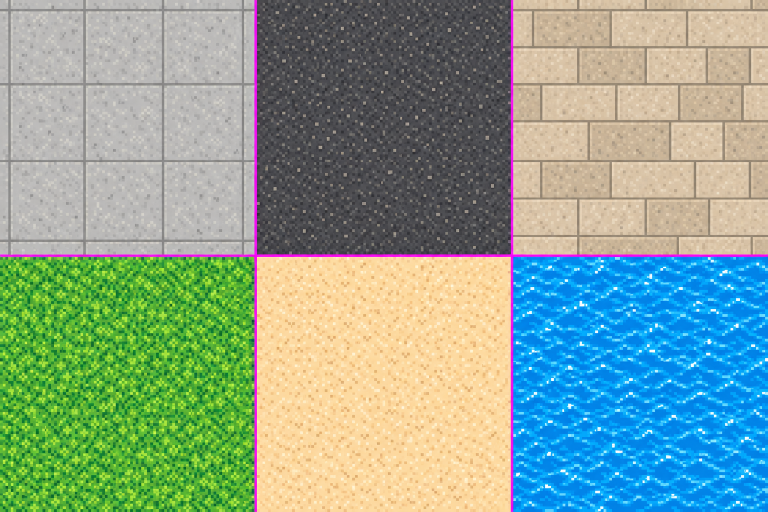
#> input picture art-src/gpt/props/sheet6.png, 1536 x 1024 px, found by its file name (shown at 1/2 size)
$ python gptworld.py
#> lines starting #> are read from the running program, lines starting #| are printed output that depends on the picture
import numpy as np, os
from PIL import Image
T=Image.open('gptprops/sheet6.png').convert('RGB'); W,H=T.size; cw,ch=W//3,H//2
#> further down, T is the input picture: PIL image 1536x1024 RGB; mean R, G, B 137.7, 163.4, 146.6
#> after `W, H = T.size`: W = 1536; H = 1024
#> after `cw, ch = (W // 3, H // 2)`: cw = 512; ch = 512
names=['concrete','asphalt','quay','grass','sand','water']
os.makedirs('gptw',exist_ok=True)
S=32  # texture pixels per tile edge; tiles repeat every 2x2
for k,n in enumerate(names):
    c=T.crop(((k%3)*cw+6,(k//3)*ch+6,(k%3+1)*cw-6,(k//3+1)*ch-6)).resize((2*S,2*S),Image.LANCZOS)
    tex=np.array(c)
    for i in range(2):
        for j in range(2):
            out=np.zeros((16,32,4),np.uint8)
            for py in range(16):
                for px in range(32):
                    X=px+0.5; Y=py+0.5
                    a=(X-16)/32+Y/16; b=Y/16-(X-16)/32
                    if 0<=a<1 and 0<=b<1:
                        out[py,px,:3]=tex[int((j+b)*S)%(2*S), int((i+a)*S)%(2*S)]; out[py,px,3]=255
            Image.fromarray(out).save(f'gptw/t_{n}{i}{j}.png')
    print(n,tex.reshape(-1,3).mean(0).astype(int))
#> this loop made 6 passes
#| concrete [183 182 180]
#| asphalt [77 76 80]
#| quay [206 185 158]
#| grass [ 85 174  52]
#| sand [250 215 158]
#| water [ 17 155 241]
#> pass 1, `c=T.crop(((k%3)*cw+6,(k//3)*ch+6,(k%3+1)*cw-6,(k//3+1)*ch-6)).resize((..`:
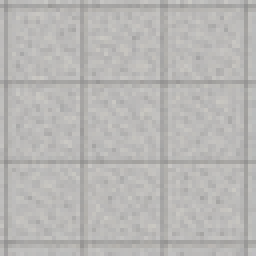
#> c: PIL image 64x64 RGB (shown 4 times larger); mean R, G, B 184, 182.7, 180.8
#> pass 1, `Image.fromarray(out).save(f'gptw/t_{n}{i}{j}.png')`:
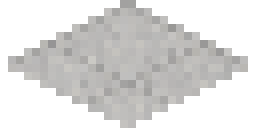
#> saved as t_concrete00.png: PIL image 32x16 RGBA (shown 8 times larger); mean R, G, B, A 92.3, 91.6, 90.6, 127.5; transparent parts drawn white
#> after the loop:
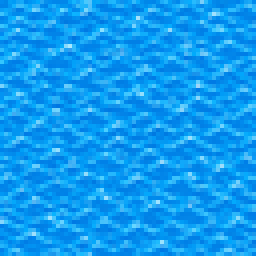
#> tex: shape (64, 64, 3) (shown 4 times larger); mean R, G, B 17, 155.7, 241.8
# props: target on-screen width in world px (1 tile = 32 wide)
P={'s1/gantry':60,'s1/crane':40,'s1/cont_red':26,'s1/cont_blue':26,'s1/stack3':24,'s1/stack2':24,'s1/bollard':8,'s1/lamp':16,
   's1/barrier':20,'s1/crates':20,'s1/drums':18,'s1/cones':18,
   's7/pier_long':120,'s7/pier_l':112,'s7/ramp':60,
   's2/warehouse_blue':78,'s2/warehouse_long':96,'s2/office':56,'s2/tankpipe':60,'s2/piperack':76,'s2/substation':58,
   's2/watertower':36,'s2/gasstation':58,'s2/chimney':26}
for k,w in P.items():
#> (the run stopped early here; a loop or call above may not have finished)
